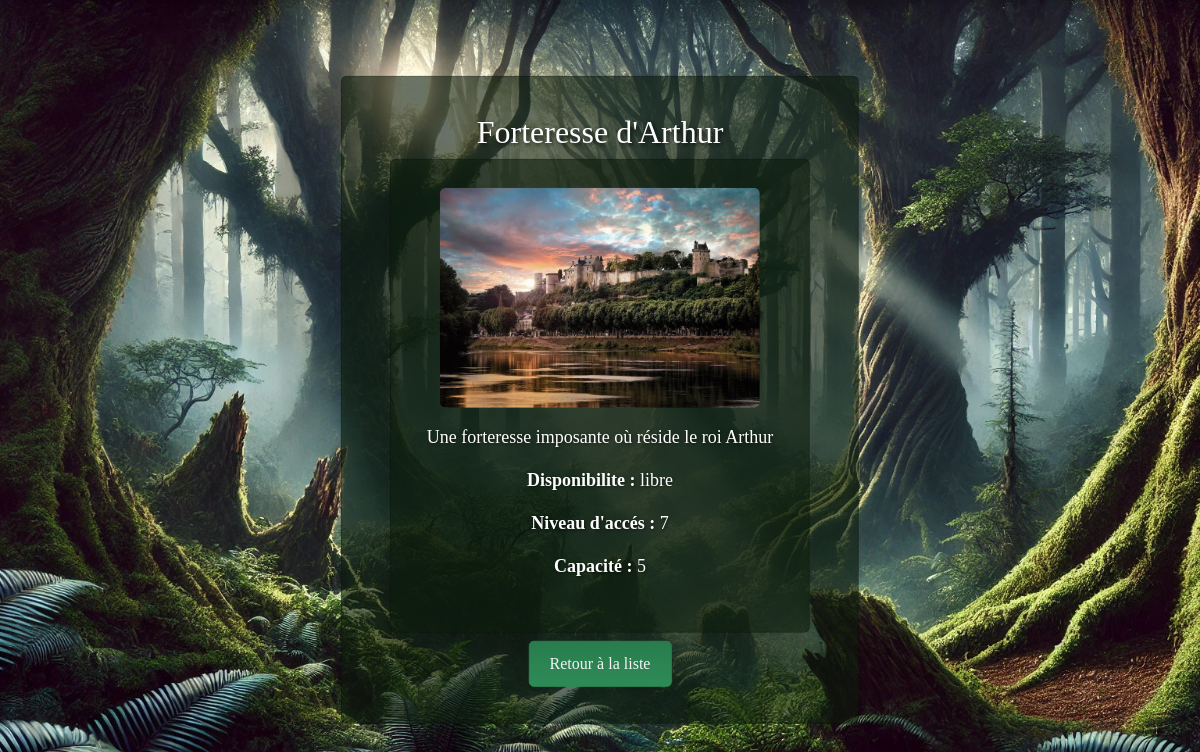
/lieu/L001/, run on the app's committed database.
### jeu_de_role/models.py (models this page shows, shortened)
class Lieu(models.Model):
    id_lieu = models.CharField(max_length=100, primary_key=True)
    nom = models.CharField(max_length=100)
    description = models.TextField(null=True, blank=True)
    type_lieu = models.CharField(max_length=50, choices=[('forteresse', 'Forteresse'), ('forêt', 'Forêt'), ('village', 'Village'), ('donjon', 'Donjon')])
    disponibilite = models.CharField(max_length=20, choices=[('libre', 'Libre'), ('occupé', 'Occupé')])
    niveau_acces = models.IntegerField(default=1)
    capacite_max = models.IntegerField(default=10)
    photo = models.ImageField(upload_to='lieux/')

### jeu_de_role/views.py (the view)
# urls.py: path('lieu/<str:pk>/', views.lieu_detail, name='lieu_detail'),
def lieu_detail(request, pk):
    lieu = get_object_or_404(Lieu, pk=pk)
    return render(request, 'jeu_de_role/lieu_detail.html', {'lieu': lieu})

### jeu_de_role/templates/jeu_de_role/lieu_detail.html (shortened to what this page needs)
{% extends 'jeu_de_role/explore.html' %}
{% block content %}
<h2 class="text-center mb-2">{{ lieu.nom }}</h2>
<div class="container mt-2">
    <div class="card shadow-lg h-100 d-flex flex-column">
        <img src="{{ lieu.photo.url }}" class="img-fluid mt-2 rounded d-block mx-auto" style="width: 320px;"  alt="{{ character.lieu.nom }}">
        <div class="card-body text-center">
            <p><strong></strong> {{ lieu.description}}</p>
            <p><strong>Disponibilite :</strong> {{ lieu.disponibilite }}</p>
            <p><strong>Niveau d'accés :</strong> {{ lieu.niveau_acces }}</p>
            <p><strong>Capacité :</strong> {{ lieu.capacite_max }}</p>
        </div>
    </div>
    <div class="text-center">
        <a href="{% url 'explore' %}?tab=lieux" class="btn mt-2 btn-lg">Retour à la liste</a>
    </div>
</div>
{% endblock %}

### static/jeu_de_role/css/jeu_de_role.css (style rules this page uses)
* { margin: 0; padding: 0; font-family: "Dela Gothic One"; }
body { background-image: url('/static/jeu_de_role/images/img1.jpg'); background-size: cover; background-position: center; background-attachment: fixed; height: 100vh; margin: 0; }
h2 { color: rgb(255, 255, 255); margin-bottom: 20px; text-shadow: 2px 2px 4px rgba(0, 0, 0, 0.7); }
p { color: rgb(255, 255, 255); font-size: 18px; text-shadow: 1px 1px 3px rgba(0, 0, 0, 0.5); }
.card { background-color: rgba(13, 27, 13, 0.6); margin-top: 0; padding: 20px; }
.center a { background-color: #2E8B57; text-decoration: none; color: white; padding: 10px 20px; border-radius: 5px; text-align: center; }
.card img { height: 220px; border-radius: 10px 10px 0 0; object-fit: cover; }
.btn-lg { font-size: 16px;; background-color: #2E8B57; border-color: #2E8B57; }

### data on the page
Lieu: nom "Forteresse d'Arthur", photo (picture), description "Une forteresse imposante où réside le roi Arthur", disponibilite "libre", niveau_acces "7", capacite_max "5"
